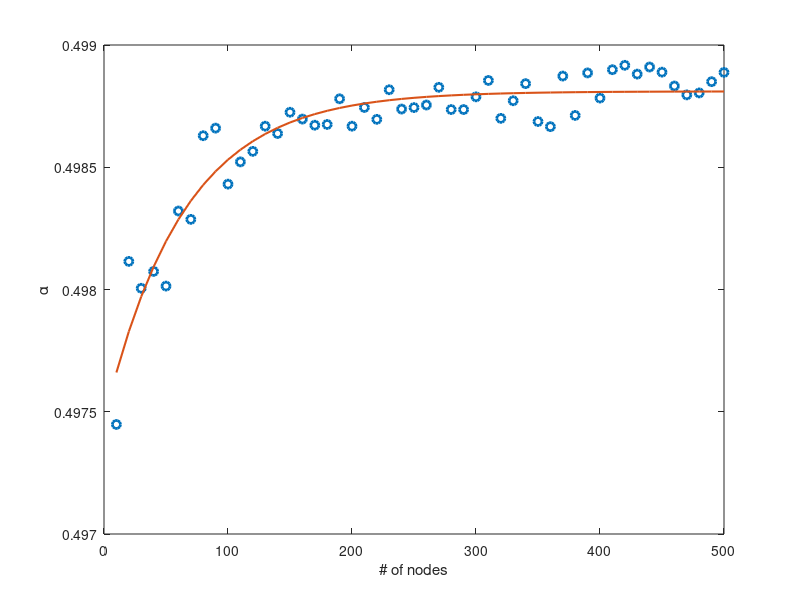

This figure's MATLAB source:
%%%% fit parameters to mean alpha data so that
%%%% alpha = x1 - x2*exp(x3*n)
clear variables
close all
%% load data
load('alphaest_opt.mat')
%%
y     = stats.mean;
x     = feeder_sizes.';
beta0 = [0.497, 0.002, -0.01]';
f     = @(x,b) b(1) - b(2)*exp(b(3)*x);
Jf    = @(x,b) [ones(length(x),1),...
                -exp(b(3)*x),...
                -b(2)*x.*exp(b(3)*x)];
R2    = @(y,f) 1 - sum((y-f).^2)/sum((y-mean(y)).^2);
Sold = norm(y - f(x,beta0),2);
b_old = beta0;
while true
    J = Jf(x, b_old);
    beta = b_old + (J'*J)\J'*(y-f(x,b_old));
    Snew = norm(y - f(x,beta),2);
    if abs(Sold - Snew) < 1e-8
        break
    end
    b_old = beta;
    Sold  = Snew;
end

%%
figure;
plot(feeder_sizes, stats.mean,'o', 'linewidth', 2)
hold on;
plot(feeder_sizes, f(feeder_sizes, beta), 'linewidth', 1.5)
xlabel('# of nodes')
ylabel('\alpha')
